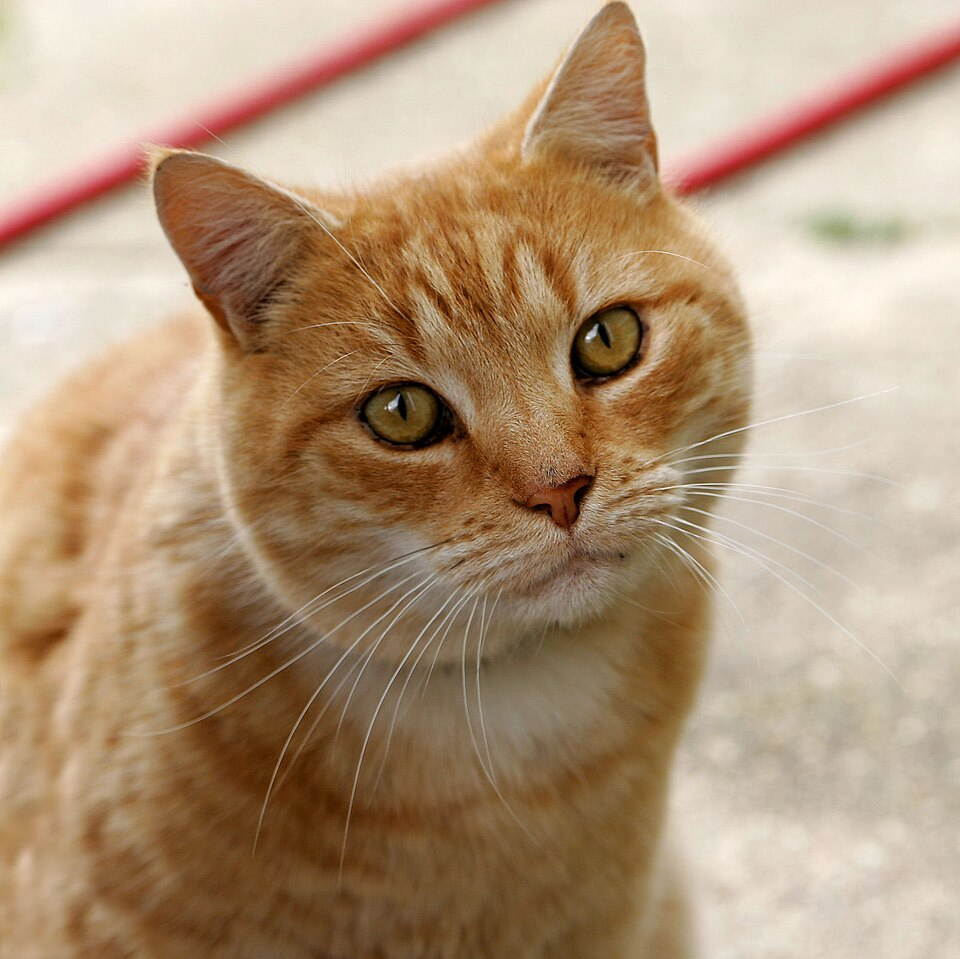
#> input picture ornek.jpg, 960 x 959 px
$ python 04_renk_uzaylari.py
#> lines starting #> are read from the running program, lines starting #| are printed output that depends on the picture
import cv2  # OpenCV kütüphanesini içe aktar
import matplotlib.pyplot as plt  # Matplotlib kütüphanesini içe aktar

img = cv2.imread("ornek.jpg")  # Görüntüyü dosyadan oku
#> img is the input picture: shape (959, 960, 3); mean B, G, R 120.8, 148.8, 175.9
rgb = cv2.cvtColor(img, cv2.COLOR_BGR2RGB)  # BGR'den RGB'ye çevir
gray = cv2.cvtColor(img, cv2.COLOR_BGR2GRAY)  # Gri tonlamaya çevir
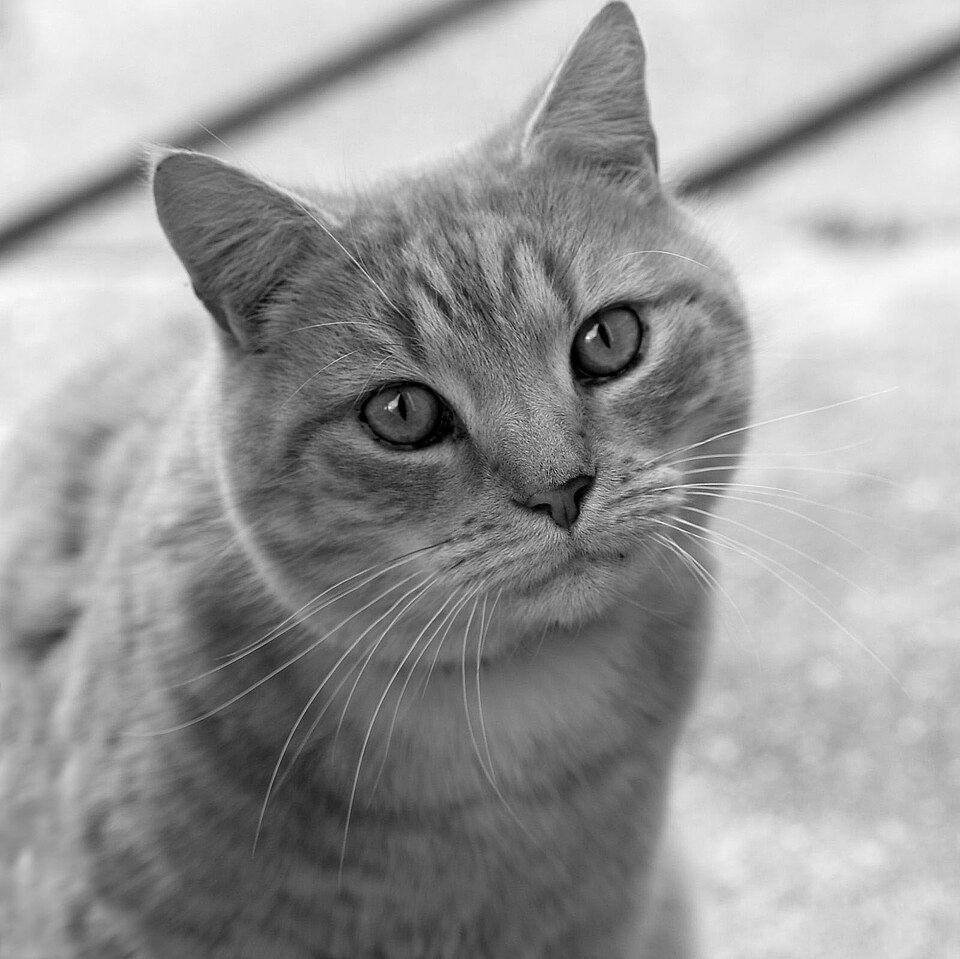
#> gray: shape (959, 960); min 0, max 254, mean 153.7
hsv = cv2.cvtColor(img, cv2.COLOR_BGR2HSV)  # HSV renk uzayına çevir
#> hsv: shape (959, 960, 3); mean H, S, V 17, 94.3, 176

plt.figure(figsize=(12, 6))  # 12x6 inç boyutunda figür oluştur

plt.subplot(2, 4, 1); plt.imshow(rgb); plt.title("RGB"); plt.axis("off")  # RGB görüntüyü göster
plt.subplot(2, 4, 2); plt.imshow(gray, cmap="gray"); plt.title("Grayscale"); plt.axis("off")  # Gri görüntüyü göster

plt.subplot(2, 4, 3); plt.imshow(rgb[:,:,0], cmap="Reds"); plt.title("R Kanalı"); plt.axis("off")  # Kırmızı kanalı göster
plt.subplot(2, 4, 4); plt.imshow(rgb[:,:,1], cmap="Greens"); plt.title("G Kanalı"); plt.axis("off")  # Yeşil kanalı göster

plt.subplot(2, 4, 5); plt.imshow(hsv[:,:,0], cmap="hsv"); plt.title("H (Renk Tonu)"); plt.axis("off")  # Hue kanalını göster
plt.subplot(2, 4, 6); plt.imshow(hsv[:,:,1], cmap="gray"); plt.title("S (Doygunluk)"); plt.axis("off")  # Saturation kanalını göster
plt.subplot(2, 4, 7); plt.imshow(hsv[:,:,2], cmap="gray"); plt.title("V (Parlaklık)"); plt.axis("off")  # Value kanalını göster
plt.subplot(2, 4, 8); plt.imshow(rgb[:,:,2], cmap="Blues"); plt.title("B Kanalı"); plt.axis("off")  # Mavi kanalı göster

plt.tight_layout()  # Alt grafikleri düzenle
plt.show()  # Tüm grafikleri göster
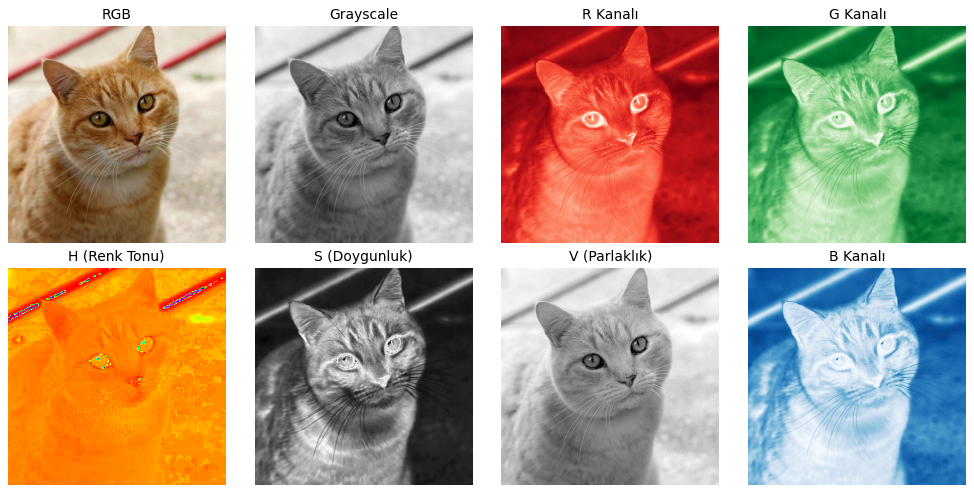
#> figure drawn by matplotlib, 8 panels

$ run again, with harita.png saved as ornek.jpg
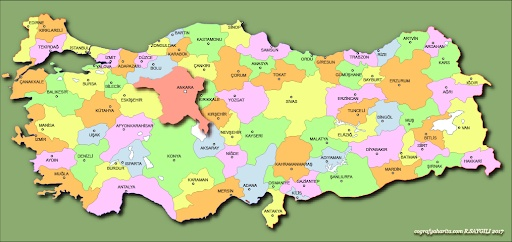
#> input picture harita.png, 512 x 242 px
#> img is the input picture: shape (242, 512, 3); mean B, G, R 135.4, 192.2, 183.4
#> `gray = cv2.cvtColor(img, cv2.COLOR_BGR2GRAY)`:
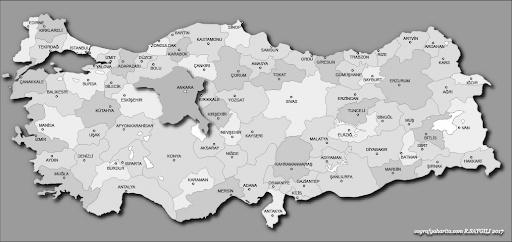
#> gray: shape (242, 512); min 0, max 255, mean 183.1
#> hsv: shape (242, 512, 3); mean H, S, V 53.7, 95.5, 206.7
